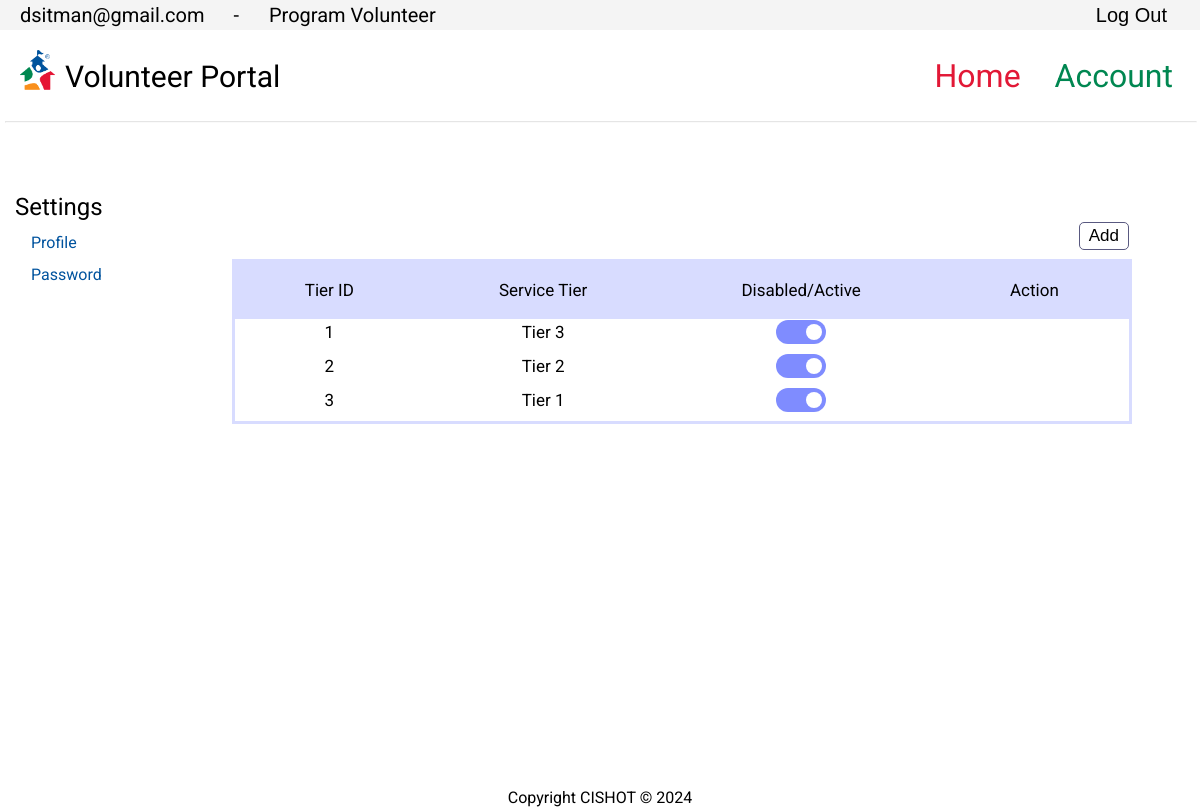
The app's page /Tiers.php (signed in) with its own data.
### tables this page shows
CREATE TABLE `tier_level_type` (
  `tierID` int(11) NOT NULL,
  `tier_level` varchar(256) NOT NULL,
  `on_off` int(11) DEFAULT 0
);

### Tiers.php (the view, shortened to what this page needs)
<!DOCTYPE html>
<?php
	require_once('database.php');
	$queryTier = 'SELECT *
					FROM tier_level_type';
	$statementTier = $db->prepare($queryTier);
	$statementTier->execute();
	$TierMulti = $statementTier->fetchAll();
?>
<html>
	<head>
		<link rel="stylesheet" href="css_reset.css">
		<link rel="stylesheet" href="header_template.css">
		<link rel="stylesheet" href="Tiers_template.css">
		<link rel="stylesheet" href="footer_template.css">
	</head>
	<body>
		<div class='Notice'>
			<a class='usertag'><?php echo $_SESSION["user"];?></a>
			<a class='dashbetween'> - </a>
			<a class='roletag'><?php echo $_SESSION["user_level"];?><a>
			<form class ="logOut" action="" method="POST"><input type="submit" value="Log Out" name='logOutbutton'></form>
		</div>
		<div id="wrapper">
			<header>
				<div class="header">
					<img src="images/CIS Side Icon.png">
					<h1>Volunteer Portal</h1>
				</div>
			</header>
			<nav>
				<?php if (isset($_SESSION["is_administator"]) || isset($_SESSION["is_moderator"]) || isset($_SESSION["is_user"])){?>
				<a class='Home' href="Home.php">Home</a>
				<?php }; ?>
				<?php if (isset($_SESSION["is_administator"]) || isset($_SESSION["is_moderator"]) || isset($_SESSION["is_user"])) {?>
				<a class='Account' href="Account.php">Account</a>
				<?php }; ?>
			</nav>
			<main>
			<div class='dashboard'>
			<hr></hr><br>
			<div class='subNav'>
					<div class='Settings'><br>
						<a class='SubNavTitle'>Settings</a><br><br>
						&emsp;<a class='linkPage' href='Profile.php'>Profile</a><br><br>
						&emsp;<a class='linkPage' href='Password.php'>Password</a><br><br>
					</div>
				</div>
				<div class='WebGut'>
					<div class='CreateTierSect'>
					<form class ="addTierButton" action="AddTierPU.php" method="POST" id='mainForm'><input type="submit" value="Add" name='addTier'></form>
					<div class='Scroll'>
					<table class ='Tier_list'>
							<thead>
								<tr>
									<th>Tier ID</th>
									<th>Service Tier</th>
									<th>Disabled/Active</th>
									<th>Action</th>
								</tr>
							</thead>
							<?php foreach ($TierMulti as $TierSingle): ?>
							<?php
							$grabIDTier = $TierSingle['tierID'];
							$queryFilter = 'SELECT delete_fact
											FROM deleted_tiers
											WHERE tierID = :grabIDTier;';
							$statementFilter = $db->prepare($queryFilter);
							$statementFilter->bindValue(':grabIDTier', $grabIDTier);
							$statementFilter->execute();
							$checkQuery = $statementFilter->fetch();
							?>
							<?php if ($checkQuery['delete_fact'] == FALSE){
							?>
							<tbody>
								<td><?php echo $TierSingle['tierID'];?></td>
								<td><?php echo $TierSingle['tier_level'];?></td>
								<td>
									<form action="" method="post">
										<label class="switch">
											<span class="slider round"></span>
										</label>
									</form>
								</td>
								<td>
								<?php if (isset($_SESSION["is_administator"])){?>
											<form class ="deleteTierButton" action="deleteTierPU.php" method="POST">
											<input type='hidden' name='TierIDDelete' value='<?php echo $TierSingle['tierID'];?>'>
											<input type='submit' value='Delete' name='deleteTier'>
											</form>
								<?php }; ?></td>
							</tbody>
							<?php }; ?>
							<?php endforeach;?>
						</table>
						</div>
					</div>
				</div>
		</main>
		</div>
	</body>
	<footer>
		<p>Copyright CISHOT &copy; <?php echo date('Y');?></p>
	</footer>
</html>

### header_template.css (style rules this page uses)
html { width: auto; height: auto; }
header { width: auto; max-width: 100px; height: fit-content; position: relative; left: 10px; top: 20px; }
.header img { margin-top: auto; margin-bottom: auto; position: relative; max-width: 35px; max-height: auto; float: left; padding-left: 10px; padding-right: 10px; }
.header h1 { width:300px; height:auto; position: relative; right: 0px; top: 10px; font-size: 30px; padding-top: 2px; padding-left: 50px; }
body { background-color: white; height: 100%; width: auto; font-family: "Roboto", sans-serif; }
#wrapper { width: auto; height: 100%; margin-left: auto; margin-right: auto; margin-bottom: 20px; }
nav { position: absolute; top:60px; right: 1%; width: auto; height: auto; }
.Home { color: #E21836; text-decoration: none; background-color: white; padding-top: 26px; padding-bottom: 25px; padding-left: 15px; padding-right: 15px; height: auto; width: auto; font-size: xx-large; }
.Account { color: #008751; background-color: white; text-decoration: none; padding-top: 26px; padding-bottom: 25px; padding-left: 15px; padding-right: 15px; height: auto; width: auto; font-size: xx-large; }
main { width: 100%; height: auto; position: relative; top: 49px; margin-left: auto; }
.Notice { background-color: rgb(244, 244, 244); color: Black; width: auto; height: auto; position: relative; top: 0px; margin: auto; overflow: hidden; padding-right: 9px; padding-top: 5px; padding-bottom: 5px; z-index: 1; text-align: left; }
.dashbetween { font-size: 20px; padding: 5px; padding-left: 20px; width: auto; height: auto; margin: auto; }
.usertag { font-size: 20px; padding: 5px; padding-left: 20px; width: auto; height: auto; margin: auto; }
.roletag { font-size: 20px; padding: 5px; padding-left: 20px; width: auto; height: auto; margin: auto; }
.logOut { font-size: 20px; padding: 5px; width: auto; height: auto; margin: auto; position: absolute; top: -2px; right: 22px; float: right; background-color: Transparent; border: none; cursor:pointer; overflow: hidden; }
.logOut input[type=submit] { font-size: 20px; background-color: Transparent; border: none; cursor:pointer; overflow: hidden; }

### footer_template.css (style rules this page uses)
footer { text-align: center; margin: auto; text-wrap: nowrap; width: auto; top: 250px; padding-top: 100px; height: 20px; }

### records on screen
tier_level_type: tierID "1", tier_level "Tier 3"
tier_level_type: tierID "2", tier_level "Tier 2"
tier_level_type: tierID "3", tier_level "Tier 1"

### other values on screen
$_SESSION["user"] "dsitman@gmail.com"
$_SESSION["user_level"] "Program Volunteer"
